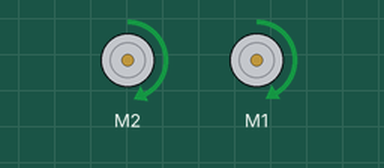
Recording of a sketch running on a simulated Arduino Uno, built with avr-gcc and run on an emulated ATmega328P. Parts: 2 × DC motor (green arrow = forward, orange = backward, longer = faster).

Above: at 0.1 s.
At 7.1 s:
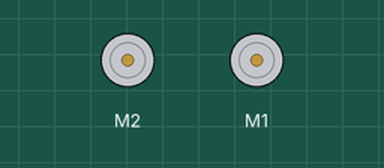
At 23.9 s:
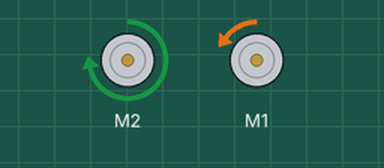
At 39.5 s:
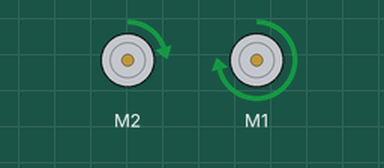
Timing chart, 0 to 40.0 s (numbered marks = the images above):
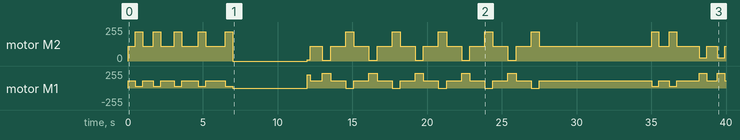

The sketch:

SBA-Balistic-Behavoiurs.ino
```cpp
#include <RedBot.h>  // This line "includes" the library into your sketch.

RedBotMotors motors; // Instantiate the motor control object.

void setup()
{
  //squareSpiral();
}

void loop()
{
  squareSpiral();
  delay(5000);
  zigzag();
  delay(5000);
  lawnMower();
  delay(5000);
  circle();
}

void forward() {
  // Forward
  motors.rightMotor(111);
  motors.leftMotor(-107);
}

void turnRight() {
  // Turn right when the ass of the bot is facing you
  motors.rightMotor(220);
  motors.leftMotor(-24);
}

void turnLeft() {
  motors.leftMotor(-220);
  motors.rightMotor(24);
}

void squareSpiral() {
  int delayCounter = 500;

  for (int i = 0; i <= 4; i++) {
    forward();
    delay(delayCounter);
    delayCounter += 200;
    turnRight();
    delay(500);
  }
  motors.brake();
}

void zigzag() {
  bool adjust = true;

  if (adjust == true) {
    motors.leftMotor(-200);
    motors.rightMotor(12);
    adjust = !adjust;
    delay(200);
    forward();
    delay(800);
  }

  for (int i = 0; i <= 4; i++) {
    motors.leftMotor(-222);
    motors.rightMotor(6);
    delay(550);
    forward();
    delay(1000);
    motors.rightMotor(222);
    motors.leftMotor(6);
    delay(550);
    forward();
    delay(1000);
  }
}

void lawnMower() {
  for (int i = 0; i <= 3; i++) {
    forward();
    delay(1500);
    turnRight();
    delay(500);
    forward();
    delay(700);
    turnRight();
    delay(500);
    forward();
    delay(1500);
    turnLeft();
    delay(500);
    forward();
    delay(700);
    turnLeft();
    delay(500);
  }
}

void circle() {
  motors.rightMotor(150);
  motors.leftMotor(-100);
  delay(500);
}
```

Measured:
- by itself, motor M1: stopped → forward 106/255 at 0.00 s, → forward 23/255 0.50 s later, → forward 106/255 0.50 s later, → forward 23/255 0.70 s later, … (41 changes in this stretch)
- by itself, motor M2: stopped → forward 110/255 at 0.00 s, → forward 219/255 0.50 s later, → forward 110/255 0.50 s later, → forward 219/255 0.70 s later, … (41 changes in this stretch)
